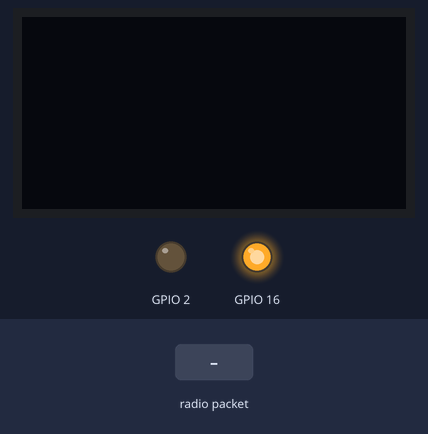
This sketch was run on a simulated ESP32. On the bench: 128×64 one-colour display, output pins drawn as LEDs (lit = HIGH). The test bench sets the inputs (shaded band). The OLED is the two-colour kind (top 16 rows yellow); no radio packets arrive unless stated; what the sketch prints to the serial monitor is not drawn.

Above: at 2.7 s.
2.8 s: radio packet "1" arrives
At 4.6 s:
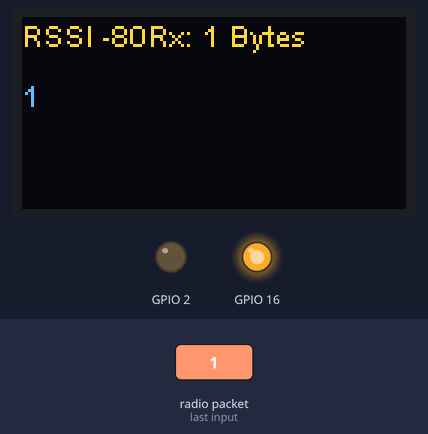
5.8 s: radio packet "0" arrives
At 7.2 s:
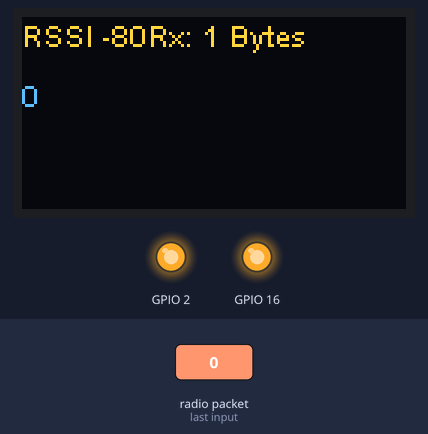
8.8 s: radio packet "2" arrives
At 11.5 s:
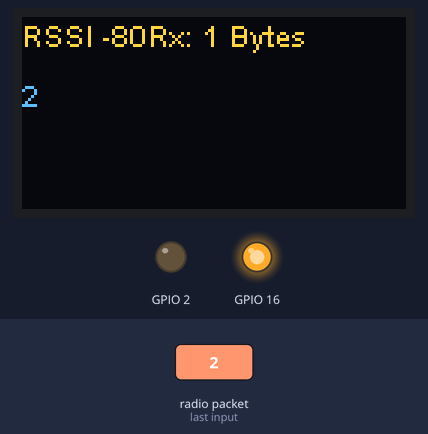
Timing chart, 0 to 13.0 s (numbered marks = the images above; inputs shaded):
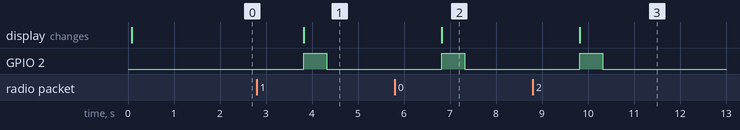

Measured:
- after the input at 2.8 s, GPIO 2: LOW → HIGH after 1.0 s, → LOW 0.50 s later; the display: changes after 1.0 s (image 1)
- after the input at 5.8 s, GPIO 2: LOW → HIGH after 1.0 s, → LOW 0.50 s later; the display: changes after 1.0 s (image 2)
- after the input at 8.8 s, GPIO 2: LOW → HIGH after 1.0 s, → LOW 0.50 s later; the display: changes after 1.0 s (image 3)

The sketch:

ESP32_TTGO_LORA_OLED_Receiver.ino
```cpp
// (licence header left out)
#include "SSD1306Wire.h"
#include <LoRa.h> //https://github.com/sandeepmistry/arduino-LoRa

#define SCK 5 // GPIO5 - SX1278's SCK
#define MISO 19 // GPIO19 - SX1278's MISO
#define MOSI 27 // GPIO27 - SX1278's MOSI
#define SS 18 // GPIO18 - SX1278's CS
#define RST 14 // GPIO14 - SX1278's RESET
#define DI0 26 // GPIO26 - SX1278's IRQ (interrupt request)
#define BAND 868E6 // 915E6

SSD1306Wire display (0x3c, 4, 15);
String rssi = "RSSI ";
String packSize = "-";
String packet;

void setup () {
  pinMode(2, OUTPUT);
  pinMode(16, OUTPUT);
  digitalWrite(16, LOW); // set GPIO16 low to reset OLED
  delay (50);
  digitalWrite(16, HIGH); // while OLED is running, GPIO16 must go high,

  Serial.begin(115200);
  Serial.println("LoRa Receiver Callback");
  SPI.begin(SCK, MISO, MOSI, SS);
  LoRa.setPins(SS, RST, DI0);
  if (! LoRa.begin(BAND)) {
    Serial.println("Starting LoRa failed!");
    while (1);
  }
  //LoRa.onReceive(cbk);
  LoRa.receive();
  Serial.println("init ok");
  display.init();
  display.flipScreenVertically ();
  display.setFont(ArialMT_Plain_16);
  delay (1500);
}

void loop () {
  // try to parse packet
  int packetSize = LoRa.parsePacket();
  if (packetSize) {    // received a packet
    Serial.print("Received packet '");
    while (LoRa.available()) {    // read packet
      packet = LoRa.readString();
      Serial.print(packet);
    }
    Serial.print("' with RSSI ");
    Serial.println(LoRa.packetRssi());   // print RSSI of packet
    display.clear();
    display.setTextAlignment (TEXT_ALIGN_LEFT);
    display.setFont(ArialMT_Plain_10);
    display.drawString(0, 0, rssi+String(LoRa.packetRssi())+ "Rx: " + String(packetSize) + " Bytes");
    display.drawString(0, 20, packet);
    Serial.println(packet);
    packet = "";
    display.display ();
    digitalWrite(2, HIGH); // turn the LED on (HIGH is the voltage level)
    delay (500); // wait for a second
    digitalWrite(2, LOW); // turn the LED off by making the voltage LOW
    delay (500); // wait for a second
  }
}
```
